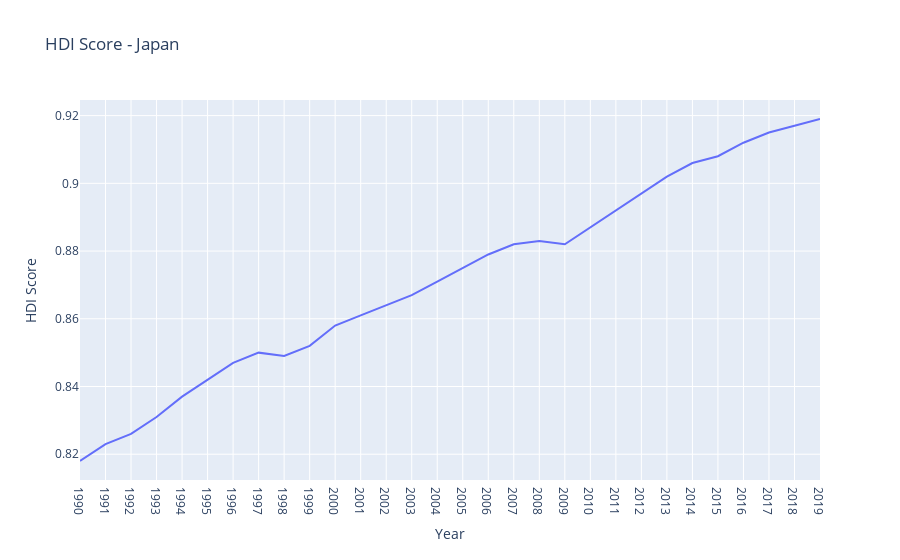

The notebook cell saved with this chart:
### Code cell
jpn_plot

### Figure 1 — Plotly figure (JSON) as saved in the notebook; plotly's stock layout.template omitted (floating-point values rounded to 4 significant figures)
{"data": [{"hovertemplate": "Year=%{x}<br>HDI Score=%{y}<extra></extra>", "legendgroup": "", "line": {"color": "#636efa", "dash": "solid"}, "marker": {"symbol": "circle"}, "mode": "lines", "name": "", "orientation": "v", "showlegend": false, "type": "scatter", "x": ["1990", "1991", "1992", "1993", "1994", "1995", "1996", "1997", "1998", "1999", "2000", "2001", "2002", "2003", "2004", "2005", "2006", "2007", "2008", "2009", "2010", "2011", "2012", "2013", "2014", "2015", "2016", "2017", "2018", "2019"], "xaxis": "x", "y": [0.818, 0.823, 0.826, 0.831, 0.837, 0.842, 0.847, 0.85, 0.849, 0.852, 0.858, 0.861, 0.864, 0.867, 0.871, 0.875, 0.879, 0.882, 0.883, 0.882, 0.887, 0.892, 0.897, 0.902, 0.906, 0.908, 0.912, 0.915, 0.917, 0.919], "yaxis": "y"}], "layout": {"legend": {"tracegroupgap": 0}, "title": {"text": "HDI Score - Japan"}, "xaxis": {"anchor": "y", "domain": [0, 1], "title": {"text": "Year"}}, "yaxis": {"anchor": "x", "domain": [0, 1], "title": {"text": "HDI Score"}}}}
